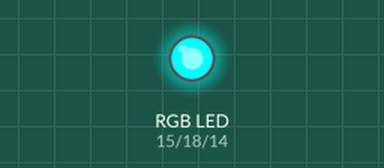
Recording of a program running on a simulated Raspberry Pi (BCM pin numbers). On the bench: an RGB LED mixed from three pins (HIGH = lit).

Above: at 0.05 s.
At 0.65 s:
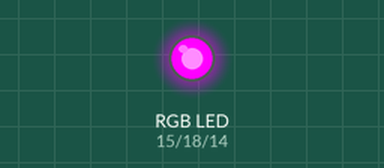
At 1.25 s:
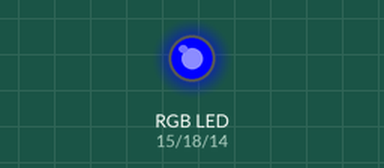
At 2.5 s:
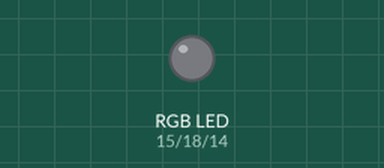
At 3.7 s:
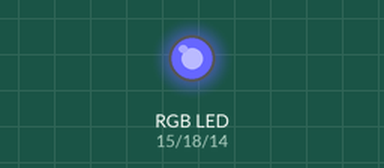
At 4.95 s:
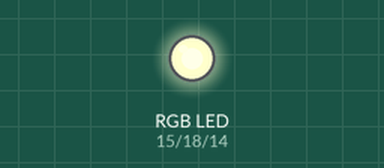
Timing chart, 0 to 6.5 s (numbered marks = the images above):
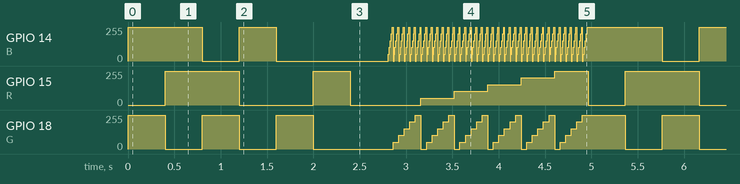

The program:

rgb.py
```python
#!/usr/bin/env python
# encoding: utf-8

import RPi.GPIO
import time

R, G, B = 15, 18, 14

RPi.GPIO.setmode(RPi.GPIO.BCM)

RPi.GPIO.setup(R, RPi.GPIO.OUT)
RPi.GPIO.setup(G, RPi.GPIO.OUT)
RPi.GPIO.setup(B, RPi.GPIO.OUT)

pwmR = RPi.GPIO.PWM(R, 70)
pwmG = RPi.GPIO.PWM(G, 70)
pwmB = RPi.GPIO.PWM(B, 70)

pwmR.start(0)
pwmG.start(0)
pwmB.start(0)

try:

    t = 0.4
    while True:
        # 红色灯全亮，蓝灯，绿灯全暗（红色）
        pwmR.ChangeDutyCycle(0)
        pwmG.ChangeDutyCycle(100)
        pwmB.ChangeDutyCycle(100)
        time.sleep(t)

        # 绿色灯全亮，红灯，蓝灯全暗（绿色）
        pwmR.ChangeDutyCycle(100)
        pwmG.ChangeDutyCycle(0)
        pwmB.ChangeDutyCycle(100)
        time.sleep(t)

        # 蓝色灯全亮，红灯，绿灯全暗（蓝色）
        pwmR.ChangeDutyCycle(100)
        pwmG.ChangeDutyCycle(100)
        pwmB.ChangeDutyCycle(0)
        time.sleep(t)

        # 红灯，绿灯全亮，蓝灯全暗（黄色）
        pwmR.ChangeDutyCycle(0)
        pwmG.ChangeDutyCycle(0)
        pwmB.ChangeDutyCycle(100)
        time.sleep(t)

        # 红灯，蓝灯全亮，绿灯全暗（洋红色）
        pwmR.ChangeDutyCycle(0)
        pwmG.ChangeDutyCycle(100)
        pwmB.ChangeDutyCycle(0)
        time.sleep(t)

        # 绿灯，蓝灯全亮，红灯全暗（青色）
        pwmR.ChangeDutyCycle(100)
        pwmG.ChangeDutyCycle(0)
        pwmB.ChangeDutyCycle(0)
        time.sleep(t)

        # 红灯，绿灯，蓝灯全亮（白色）
        pwmR.ChangeDutyCycle(0)
        pwmG.ChangeDutyCycle(0)
        pwmB.ChangeDutyCycle(0)
        time.sleep(t)

        # 调整红绿蓝LED的各个颜色的亮度组合出各种颜色
        for r in xrange(0, 101, 20):
            pwmR.ChangeDutyCycle(r)
            for g in xrange(0, 101, 20):
                pwmG.ChangeDutyCycle(g)
                for b in xrange(0, 101, 20):
                    pwmB.ChangeDutyCycle(b)
                    time.sleep(0.01)

except KeyboardInterrupt:
    pass

pwmR.stop()
pwmG.stop()
pwmB.stop()

RPi.GPIO.cleanup()
```

Measured:
- by itself, GPIO 14 (B), GPIO 18 (G): moves between 0/255 and 255/255, repeating every 5.0 s
- by itself, GPIO 15 (R): repeats every 5.0 s: 0/255 0.80 s, 255/255 0.40 s, 0/255 0.76 s, 51/255 0.36 s, 102/255 0.36 s, 153/255 0.36 s, 204/255 0.36 s, 255/255 0.36 s, 0/255 0.40 s, 255/255 0.80 s
